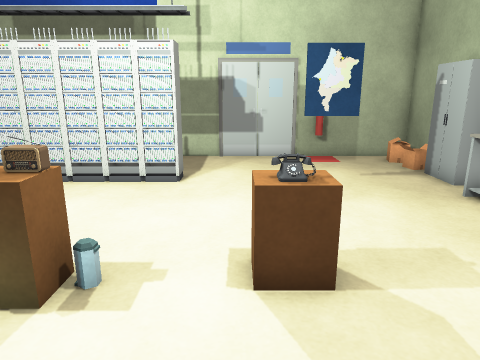
View 1 (above)

12 first-person views from a walk through a scene from a Unity 3-D project. The camera is 1.4 m above the floor, tilts 14° down and sees 70° across. The floor is counted in squares, 0.5 m on a side. Each view is taken from the middle of a square. On the plan, view 1 faces up. The plan holds only what a view shows up to about 20 squares ahead; the rest is blank. Some animated figures are left out.

View 2
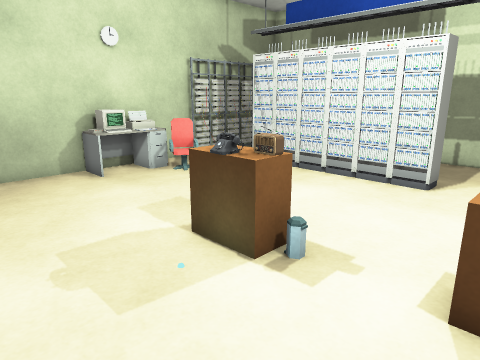

View 3
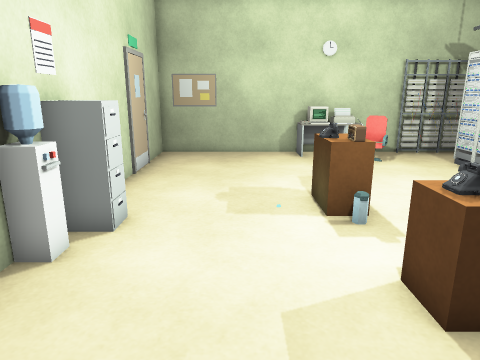

View 4
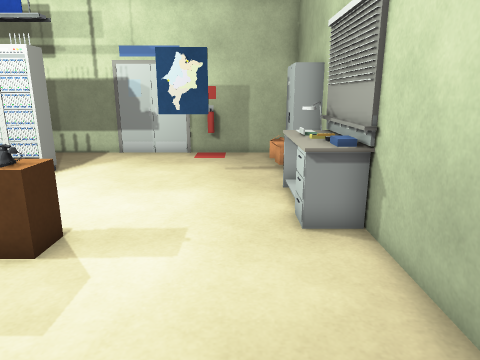

View 5
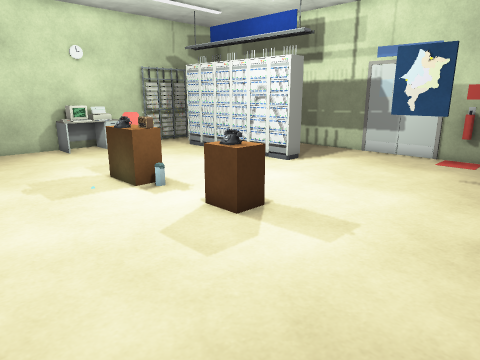

View 6
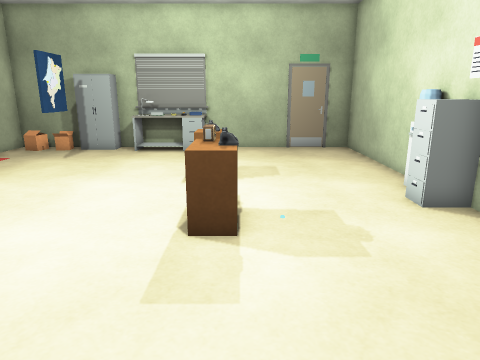

View 7
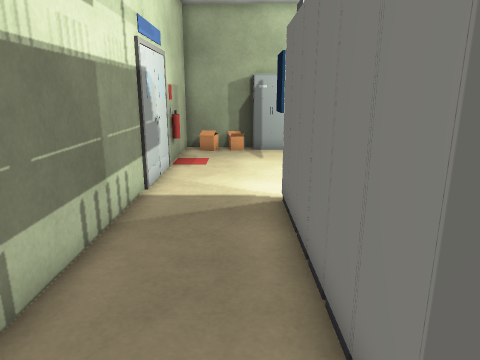

View 8
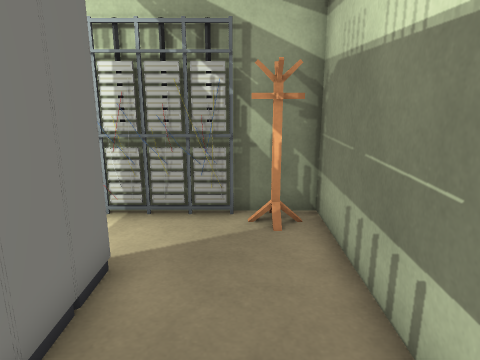

View 9
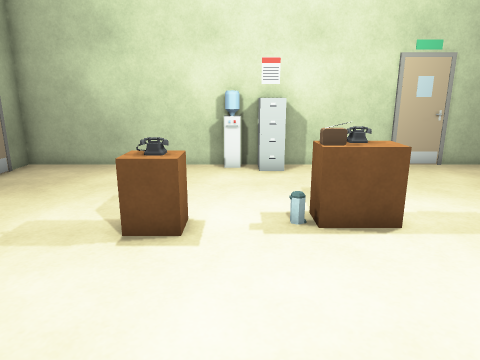

View 10
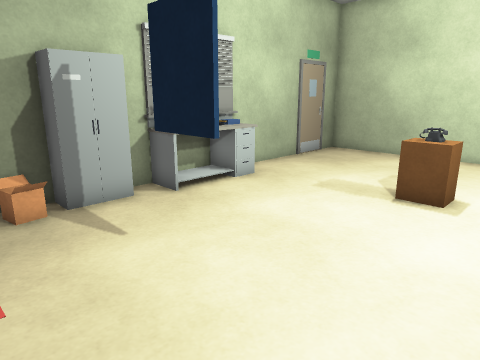

View 11
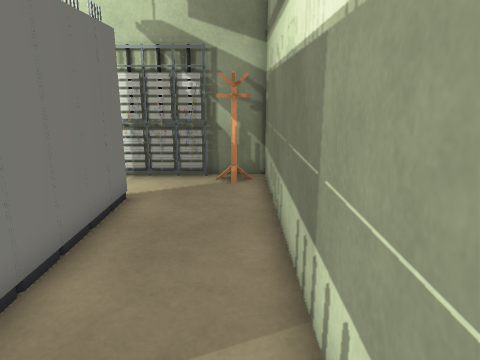

View 12
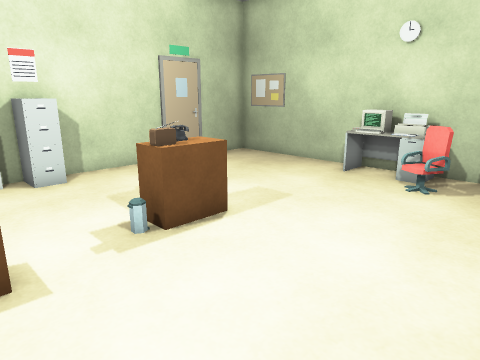

### Floor plan
Key: @ floor where view 1 was taken; # wall or solid block; x gap in a wall; . floor; = window, fence, low wall or low ledge; ^ raised ledge; O other object.
Columns run from 12 left of view 1 to 8 right of it. Each row starts with its distance up from view 1.
 16  ####################
 15 ##..................#
 14 ##..................#
 13 #...................#
 12 #..########........##
 11 #..########....#...##
 10 #..................##
  9 #.................=##
  8 #==...............^^#
  7 ^^x...............^^#
  6 #^...........=.....^#
  5 #^......^O..^^......#
  4 #.......^=...=......#
  3 #...................#
  2 #...................#
  1 #...................#
  0 #...........@.......#
 -1 #.........^^........#
 -2 ##########^^#########

Positions as (right, up) in squares from view 1, and headings:
1: (0, 0), facing up
2: (1, 0), facing up-left
3: (5, 2), facing left
4: (5, -1), facing up
5: (7, -1), facing up-left
6: (-11, 4), facing right
7: (-11, 13), facing right
8: (-4, 14), facing left
9: (-1, 12), facing down
10: (-2, 15), facing down-right
11: (0, 15), facing left
12: (1, 11), facing down-left
